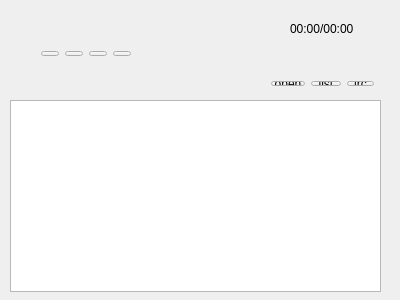
<?xml version="1.0" encoding="UTF-8"?>
<ui version="4.0">
 <class>Widget</class>
 <widget class="QWidget" name="Widget">
  <property name="geometry">
   <rect>
    <x>0</x>
    <y>0</y>
    <width>400</width>
    <height>300</height>
   </rect>
  </property>
  <property name="windowTitle">
   <string>Widget</string>
  </property>
  <widget class="QLabel" name="label">
   <property name="geometry">
    <rect>
     <x>290</x>
     <y>20</y>
     <width>66</width>
     <height>17</height>
    </rect>
   </property>
   <property name="toolTip">
    <string>time</string>
   </property>
   <property name="text">
    <string>00:00/00:00</string>
   </property>
  </widget>
  <widget class="QListWidget" name="listWidget">
   <property name="geometry">
    <rect>
     <x>10</x>
     <y>100</y>
     <width>371</width>
     <height>192</height>
    </rect>
   </property>
  </widget>
  <widget class="QWidget" name="">
   <property name="geometry">
    <rect>
     <x>30</x>
     <y>40</y>
     <width>112</width>
     <height>27</height>
    </rect>
   </property>
   <layout class="QHBoxLayout" name="horizontalLayout">
    <item>
     <widget class="QToolButton" name="toolButton_last">
      <property name="toolTip">
       <string>&lt;html&gt;&lt;head/&gt;&lt;body&gt;&lt;p&gt;last&lt;/p&gt;&lt;/body&gt;&lt;/html&gt;</string>
      </property>
      <property name="text">
       <string>...</string>
      </property>
      <property name="icon">
       <iconset>
        <normaloff>images/gtk-media-next-rtl.png</normaloff>images/gtk-media-next-rtl.png</iconset>
      </property>
     </widget>
    </item>
    <item>
     <widget class="QToolButton" name="toolButton_playpause">
      <property name="toolTip">
       <string>&lt;html&gt;&lt;head/&gt;&lt;body&gt;&lt;p&gt;play&lt;/p&gt;&lt;/body&gt;&lt;/html&gt;</string>
      </property>
      <property name="text">
       <string>...</string>
      </property>
      <property name="icon">
       <iconset>
        <normaloff>images/gtk-media-play-ltr.png</normaloff>images/gtk-media-play-ltr.png</iconset>
      </property>
     </widget>
    </item>
    <item>
     <widget class="QToolButton" name="toolButton_stop">
      <property name="toolTip">
       <string>&lt;html&gt;&lt;head/&gt;&lt;body&gt;&lt;p&gt;pause&lt;/p&gt;&lt;/body&gt;&lt;/html&gt;</string>
      </property>
      <property name="text">
       <string>...</string>
      </property>
      <property name="icon">
       <iconset resource="images.qrc">
        <normaloff>:/images/gtk-media-stop.png</normaloff>:/images/gtk-media-stop.png</iconset>
      </property>
     </widget>
    </item>
    <item>
     <widget class="QToolButton" name="toolButton_next">
      <property name="toolTip">
       <string>&lt;html&gt;&lt;head/&gt;&lt;body&gt;&lt;p&gt;next&lt;/p&gt;&lt;/body&gt;&lt;/html&gt;</string>
      </property>
      <property name="text">
       <string>...</string>
      </property>
      <property name="icon">
       <iconset>
        <normaloff>images/gtk-media-next-ltr.png</normaloff>images/gtk-media-next-ltr.png</iconset>
      </property>
     </widget>
    </item>
   </layout>
  </widget>
  <widget class="QWidget" name="">
   <property name="geometry">
    <rect>
     <x>260</x>
     <y>70</y>
     <width>125</width>
     <height>27</height>
    </rect>
   </property>
   <layout class="QHBoxLayout" name="horizontalLayout_2">
    <item>
     <widget class="QToolButton" name="toolButton_open">
      <property name="toolTip">
       <string>open</string>
      </property>
      <property name="text">
       <string>open</string>
      </property>
     </widget>
    </item>
    <item>
     <widget class="QToolButton" name="toolButton_list">
      <property name="toolTip">
       <string>list</string>
      </property>
      <property name="text">
       <string>list</string>
      </property>
     </widget>
    </item>
    <item>
     <widget class="QToolButton" name="toolButton_lrc">
      <property name="toolTip">
       <string>lrc</string>
      </property>
      <property name="text">
       <string>lrc</string>
      </property>
     </widget>
    </item>
   </layout>
  </widget>
 </widget>
 <layoutdefault spacing="6" margin="11"/>
 <resources>
  <include location="images.qrc"/>
 </resources>
 <connections/>
</ui>
